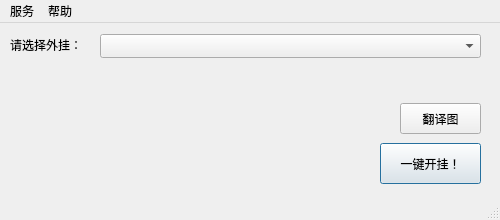
<?xml version="1.0" encoding="UTF-8"?>
<ui version="4.0">
 <class>LXDInjectorClass</class>
 <widget class="QMainWindow" name="LXDInjectorClass">
  <property name="geometry">
   <rect>
    <x>0</x>
    <y>0</y>
    <width>500</width>
    <height>220</height>
   </rect>
  </property>
  <property name="sizePolicy">
   <sizepolicy hsizetype="Fixed" vsizetype="Fixed">
    <horstretch>0</horstretch>
    <verstretch>0</verstretch>
   </sizepolicy>
  </property>
  <property name="minimumSize">
   <size>
    <width>500</width>
    <height>220</height>
   </size>
  </property>
  <property name="maximumSize">
   <size>
    <width>500</width>
    <height>220</height>
   </size>
  </property>
  <property name="windowTitle">
   <string>洛仙都</string>
  </property>
  <property name="styleSheet">
   <string notr="true"/>
  </property>
  <widget class="QWidget" name="centralWidget">
   <widget class="QComboBox" name="lstCheats">
    <property name="geometry">
     <rect>
      <x>100</x>
      <y>11</y>
      <width>381</width>
      <height>24</height>
     </rect>
    </property>
    <property name="minimumSize">
     <size>
      <width>0</width>
      <height>0</height>
     </size>
    </property>
    <property name="insertPolicy">
     <enum>QComboBox::InsertAtTop</enum>
    </property>
   </widget>
   <widget class="QLabel" name="lbAvaliableCheats">
    <property name="geometry">
     <rect>
      <x>10</x>
      <y>10</y>
      <width>81</width>
      <height>24</height>
     </rect>
    </property>
    <property name="font">
     <font>
      <family>新宋体</family>
      <pointsize>9</pointsize>
     </font>
    </property>
    <property name="text">
     <string>请选择外挂：</string>
    </property>
   </widget>
   <widget class="QPushButton" name="btnInject">
    <property name="geometry">
     <rect>
      <x>380</x>
      <y>120</y>
      <width>101</width>
      <height>41</height>
     </rect>
    </property>
    <property name="text">
     <string>一键开挂！</string>
    </property>
    <property name="default">
     <bool>true</bool>
    </property>
   </widget>
   <widget class="QLabel" name="lbMemo">
    <property name="geometry">
     <rect>
      <x>20</x>
      <y>50</y>
      <width>351</width>
      <height>111</height>
     </rect>
    </property>
    <property name="sizePolicy">
     <sizepolicy hsizetype="Expanding" vsizetype="Expanding">
      <horstretch>0</horstretch>
      <verstretch>0</verstretch>
     </sizepolicy>
    </property>
    <property name="text">
     <string/>
    </property>
    <property name="alignment">
     <set>Qt::AlignLeading|Qt::AlignLeft|Qt::AlignTop</set>
    </property>
    <property name="wordWrap">
     <bool>true</bool>
    </property>
   </widget>
   <widget class="QPushButton" name="btnTranslate">
    <property name="geometry">
     <rect>
      <x>400</x>
      <y>80</y>
      <width>81</width>
      <height>31</height>
     </rect>
    </property>
    <property name="text">
     <string>翻译图</string>
    </property>
   </widget>
  </widget>
  <widget class="QMenuBar" name="menuBar">
   <property name="geometry">
    <rect>
     <x>0</x>
     <y>0</y>
     <width>500</width>
     <height>23</height>
    </rect>
   </property>
   <widget class="QMenu" name="menuService">
    <property name="title">
     <string>服务</string>
    </property>
    <addaction name="actionDeposit"/>
    <addaction name="actionRefreshAccount"/>
    <addaction name="actionRefresh"/>
    <addaction name="actionGameAccountService"/>
    <addaction name="actiongetRockstarStatus"/>
    <addaction name="separator"/>
    <addaction name="actionExit"/>
   </widget>
   <widget class="QMenu" name="menuHelp">
    <property name="title">
     <string>帮助</string>
    </property>
    <addaction name="actionHelp"/>
    <addaction name="actionAbout"/>
   </widget>
   <addaction name="menuService"/>
   <addaction name="menuHelp"/>
  </widget>
  <widget class="QStatusBar" name="statusBar">
   <property name="autoFillBackground">
    <bool>false</bool>
   </property>
  </widget>
  <action name="actiontuichu">
   <property name="text">
    <string>tuichu</string>
   </property>
  </action>
  <action name="actionFile">
   <property name="text">
    <string>文件</string>
   </property>
  </action>
  <action name="actionExit">
   <property name="text">
    <string>退出</string>
   </property>
  </action>
  <action name="actionAbout">
   <property name="text">
    <string>关于</string>
   </property>
  </action>
  <action name="actionRefresh">
   <property name="text">
    <string>刷新外挂列表</string>
   </property>
  </action>
  <action name="actionHelp">
   <property name="text">
    <string>使用说明</string>
   </property>
  </action>
  <action name="actiongetRockstarStatus">
   <property name="text">
    <string>查询R星服务器状态</string>
   </property>
  </action>
  <action name="actionRefreshAccount">
   <property name="text">
    <string>刷新账户信息</string>
   </property>
  </action>
  <action name="actionDeposit">
   <property name="text">
    <string>充值</string>
   </property>
  </action>
  <action name="actionGameAccountService">
   <property name="text">
    <string>购买游戏服务</string>
   </property>
  </action>
 </widget>
 <layoutdefault spacing="6" margin="11"/>
 <resources>
  <include location="LXDInjector.qrc"/>
 </resources>
 <connections/>
</ui>
